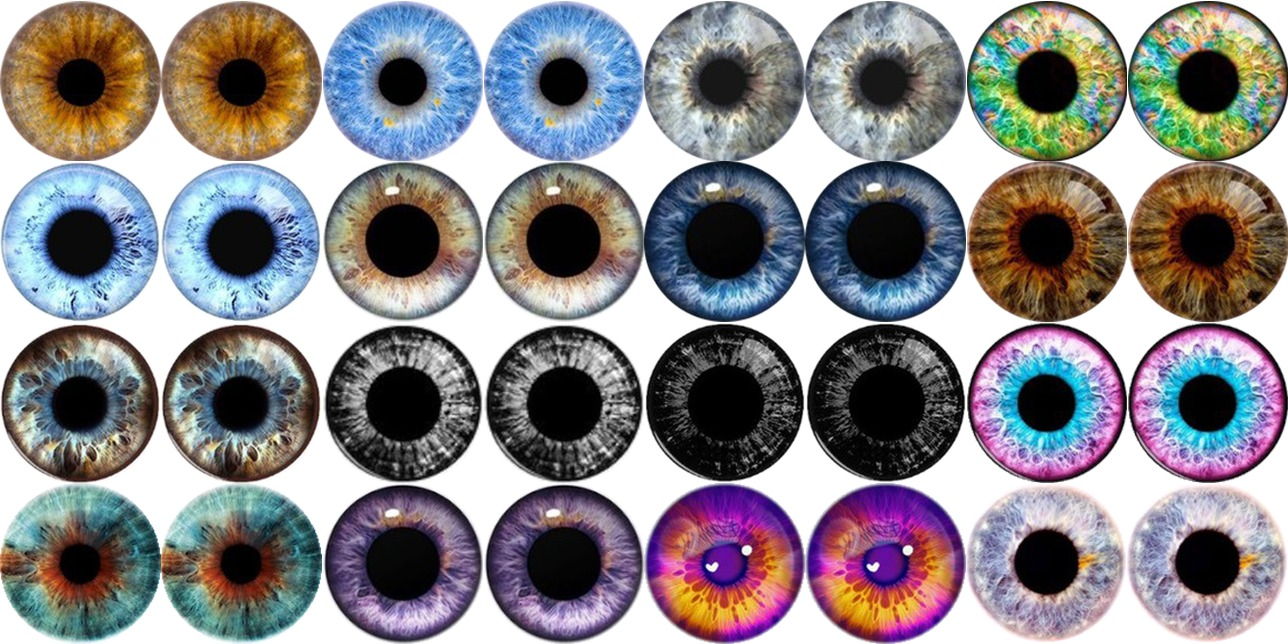
#> input picture sheets/001.jpg, 1288 x 644 px; its folder holds only this picture in this run
$ python -i blythe_ai.py   (imports and definitions only)
#> lines starting #> are read from the running program, lines starting #| are printed output that depends on the picture; after the words box and inside, x2 and y2 are one past the last pixel; in counts of white or black regions, pixels touching at a corner belong together
#> further down, picture is the input picture: PIL image 1288x644 RGB; mean R, G, B 139.7, 136.4, 139.5
from pathlib import Path
from datetime import datetime
from functools import lru_cache
import json
import random
import re
import runpy
import urllib.error
import urllib.request

from PIL import Image, ImageChops, ImageDraw, ImageOps


STYLE_PROMPTS = {
    "อัตโนมัติ": "",
    "สมจริง": (
        "realistic human iris, natural anatomy, fine radial iris fibers, subtle limbal ring, "
        "natural color variation, photographic iris detail"
    ),
    "อนิเมะ": (
        "anime doll eye, stylized enlarged iris, clean color gradients, crisp graphic detail, "
        "bright controlled highlights"
    ),
    "การ์ตูน": (
        "cartoon doll eye, bold clean shapes, playful color blocks, simple readable iris, "
        "polished graphic illustration"
    ),
    "BJD Resin / Glass-like": (
        "handmade BJD resin eye aesthetic, artisan painted iris beneath a glossy clear resin dome, "
        "glass-like optical depth, luminous reflections, fine layered radial texture"
    ),
    "แฟนตาซี": (
        "fantasy custom doll eye, jewel-like iris, magical color gradients, decorative radial motifs, "
        "premium collectible doll-eye design"
    ),
    "หมอก / Smoky Mist": (
        "minimal soft-focus doll iris inspired by ink-wash and mist, near-black central pupil, "
        "soft smoky color blooming outward in a smooth diffused gradient, very little visible iris fiber detail, "
        "feathered hazy outer edge, muted desaturated pastel tones, dreamy eerie ghost-eye mood, "
        "simple clean composition with no decorative symbols or complex patterns"
    ),
}

DESIGN_PROMPTS = {
    "อัตโนมัติ": "",
    "เส้นรัศมีธรรมชาติ": "fine natural radial iris fibers radiating cleanly from the pupil",
    "Starburst": "strong starburst rays from the pupil with layered radial streaks",
    "วงแหวนซ้อน": "multiple concentric iris rings with a clear outer limbal ring",
    "กลีบดอกไม้": "petal-like radial iris pattern arranged symmetrically around the pupil",
    "Galaxy": "galaxy-inspired iris with nebula-like speckles and luminous depth",
    "อัญมณี": "faceted gemstone-inspired iris with jewel-like highlights and crystalline depth",
    "ไล่สี Halo": "smooth halo gradient from the pupil outward with a defined outer ring",
    "กระจุด / Freckles": "fine organic iris freckles and pigment speckles with controlled spacing",
    "สองสี Split": "two-tone iris color layout blended cleanly through radial fibers",
    "Metallic Shimmer": "metallic shimmer accents embedded in layered radial iris texture",
}

COLOR_PROMPTS = {
    "อัตโนมัติ": "",
    "ดำ": "deep black",
    "น้ำตาล": "warm brown",
    "เฮเซล": "hazel brown-green",
    "เทา": "neutral gray",
    "เงิน": "silver gray",
    "ฟ้า": "light blue",
    "น้ำเงิน": "deep blue",
    "เขียว": "natural green",
    "มรกต": "emerald green",
    "ม่วง": "violet purple",
    "ชมพู": "rose pink",
    "แดง": "ruby red",
    "ทอง": "rich gold",
    "ส้ม": "amber orange",
    "ขาว": "pearl white",
    "ฟ้าพาสเทล": "soft powder pastel blue",
    "ชมพูพาสเทล": "soft blush pastel pink",
    "ม่วงลาเวนเดอร์": "soft pastel lavender",
    "เขียวมิ้นต์": "soft pastel mint green",
    "พีชพาสเทล": "soft pastel peach",
    "เหลืองครีม": "soft pastel butter yellow",
    "ฟ้าอมม่วงพาสเทล": "soft pastel periwinkle",
    "เขียวเสจพาสเทล": "soft muted pastel sage green",
    "พาสเทลสุ่ม": "a random soft pastel color",
}

BACKGROUND_PROMPTS = {
    "ขาว": "pure flat white background, clean hard separation around the complete circular eye design",
    "โปร่งใส": "transparent background with a clean alpha edge around the complete circular eye design",
    "เทาอ่อน": "uniform very light gray background, no texture, no shadow, easy to isolate",
    "เขียวโครมา": "uniform chroma-key green background, no texture, no shadow, easy to isolate",
}

BACKGROUND_COLORS = {
    "ขาว": (255, 255, 255),
    "เทาอ่อน": (242, 242, 242),
    "เขียวโครมา": (0, 255, 0),
}


# [54 lines left out: functions _auto_choice, eye_prompt, find_snapgen_client, not called in this run]


@lru_cache(maxsize=1)
def _snapgen_namespace() -> dict:
    return runpy.run_path(str(find_snapgen_client()))


# [203 lines left out: functions _response_text, _bridge_chat, _json_object, _validate_collection_plan, design_collection_16, _ensure_square, not called in this run]


def _remove_edge_background(image: Image.Image) -> Image.Image:
    original = image.convert("RGB")
    work = original.copy()
    marker = (255, 0, 255)
    for point in ((0, 0), (work.width - 1, 0), (0, work.height - 1), (work.width - 1, work.height - 1)):
        ImageDraw.floodfill(work, point, marker, thresh=34)
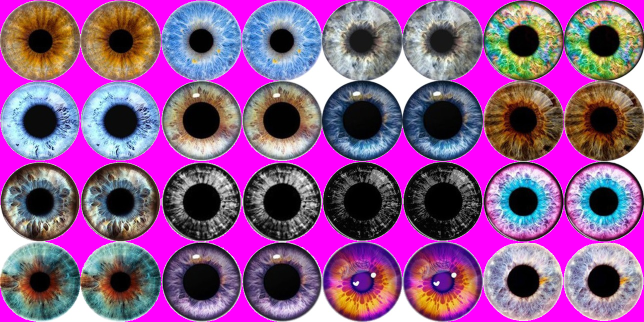
#> work: PIL image 1288x644 RGB (shown at 1/2 size); mean R, G, B 139.8, 89.4, 139.6
    changed = ImageChops.difference(work, original).convert("L").point(lambda value: 255 if value else 0)
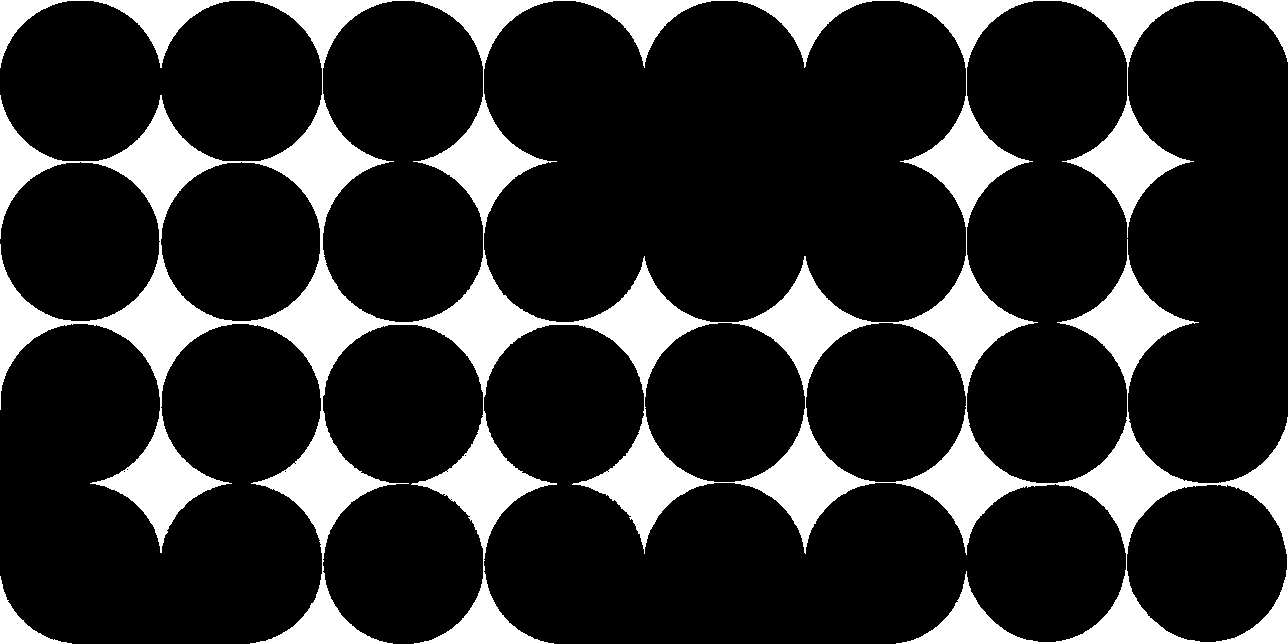
#> changed: PIL image 1288x644 L; 18.5% white; 2 white regions, box (x1, y1, x2, y2) and area: (0, 0, 1288, 644) 151720, (0, 576, 72, 644) 1349
    rgba = original.convert("RGBA")
    rgba.putalpha(ImageOps.invert(changed))
    return rgba


# [230 lines left out: functions _crop_eye_clean, _create_eye_with_namespace, create_eye, create_eye_collection_16, not called in this run]

>>> from PIL import Image
>>> picture = Image.open('sheets/001.jpg')
>>> result = _remove_edge_background(picture)

$ run again, on sheets/002.jpg
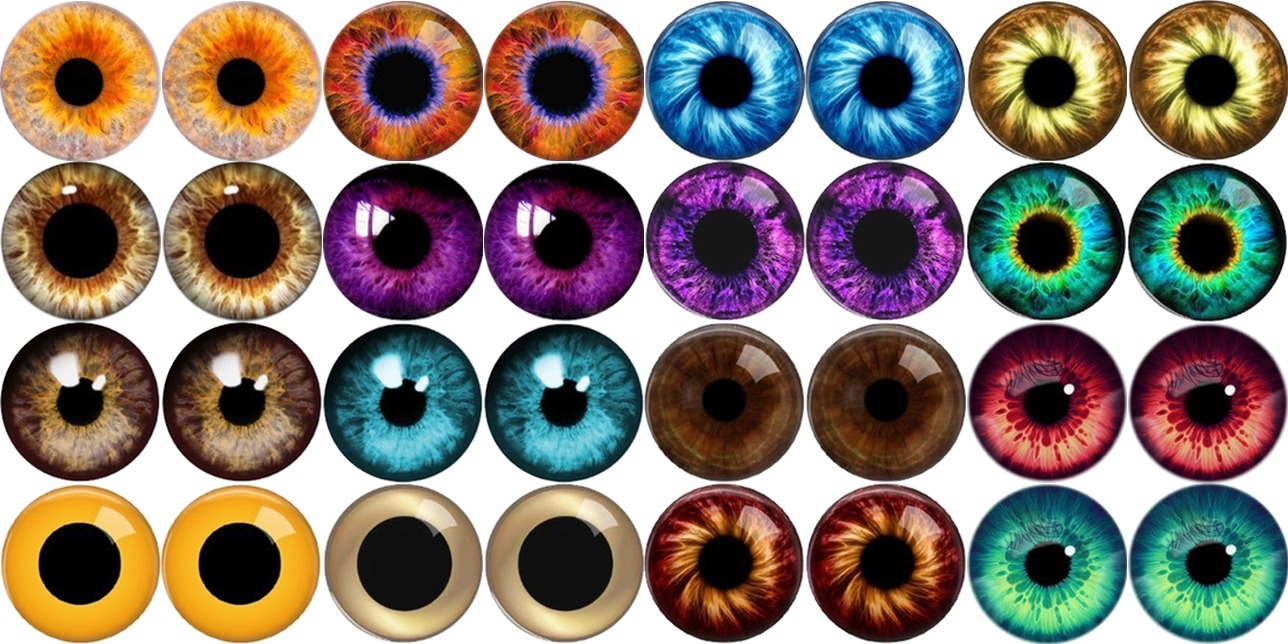
#> input picture sheets/002.jpg, 1288 x 644 px
#> picture is the input picture: PIL image 1288x644 RGB; mean R, G, B 136.5, 124.3, 115.3
#> after the loop in _remove_edge_background, `for point in ((0, 0), (work.width - 1, 0), (0, work.height - 1), (work..`:
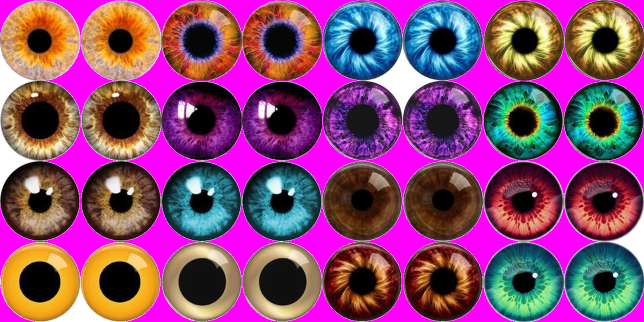
#> work: PIL image 1288x644 RGB (shown at 1/2 size); mean R, G, B 136.6, 74.1, 115.5
#> in _remove_edge_background, `changed = ImageChops.difference(work, original).convert("L").point(lam..`:
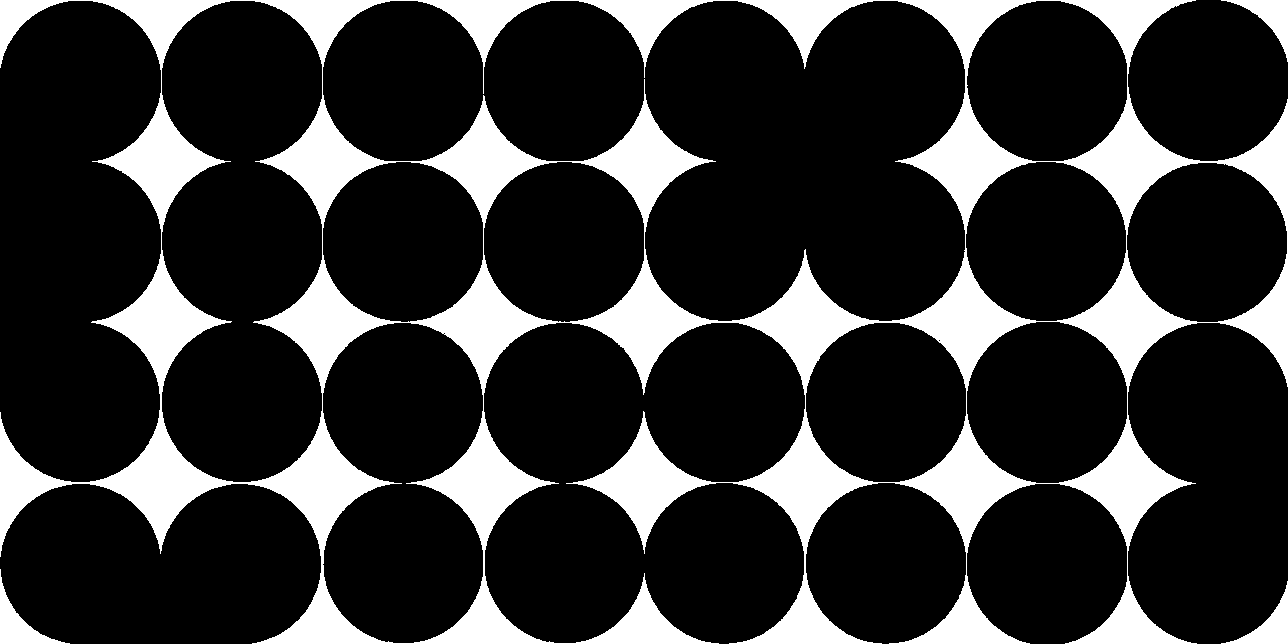
#> changed: PIL image 1288x644 L; 19.7% white; 4 white regions, box (x1, y1, x2, y2) and area: (0, 0, 1288, 644) 159535, (0, 569, 70, 644) 1406, (1221, 581, 1288, 644) 1270, (1221, 0, 1288, 62) 1248

$ run again, on sheets/003.jpg
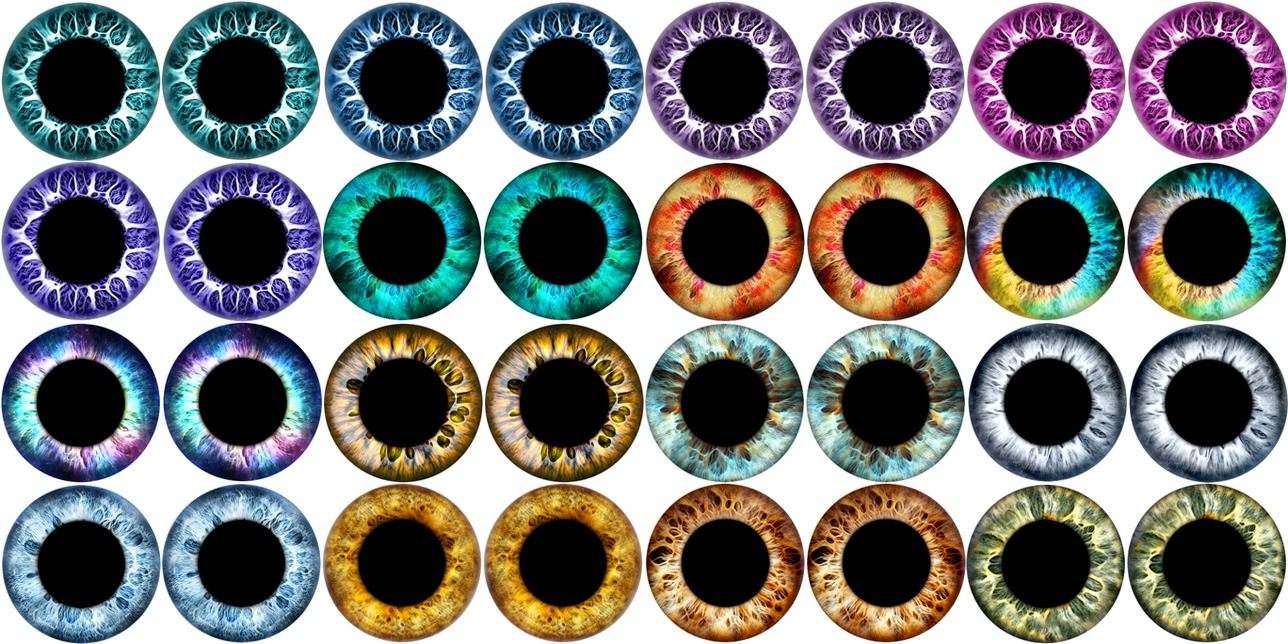
#> input picture sheets/003.jpg, 1288 x 644 px
#> picture is the input picture: PIL image 1288x644 RGB; mean R, G, B 122, 124, 122.9
#> after the loop in _remove_edge_background, `for point in ((0, 0), (work.width - 1, 0), (0, work.height - 1), (work..`:
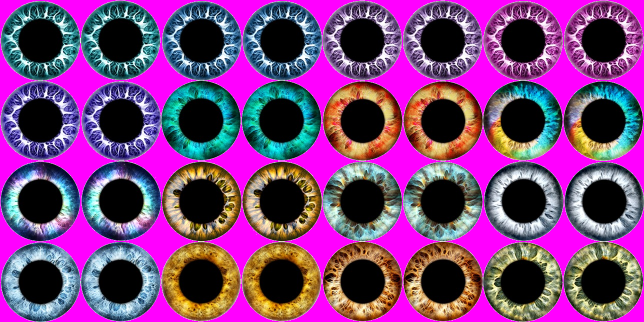
#> work: PIL image 1288x644 RGB (shown at 1/2 size); mean R, G, B 122.2, 65.6, 123.1
#> in _remove_edge_background, `changed = ImageChops.difference(work, original).convert("L").point(lam..`:
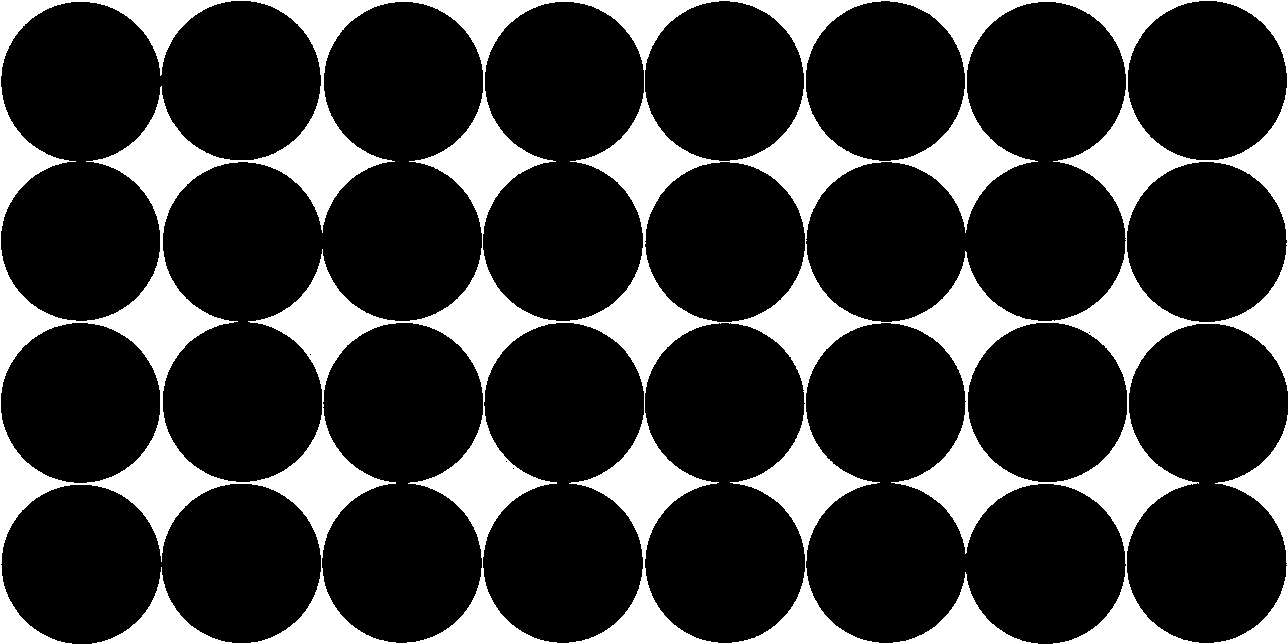
#> changed: PIL image 1288x644 L; 22.9% white; 1 white region, box (x1, y1, x2, y2) and area: (0, 0, 1288, 644) 190276
